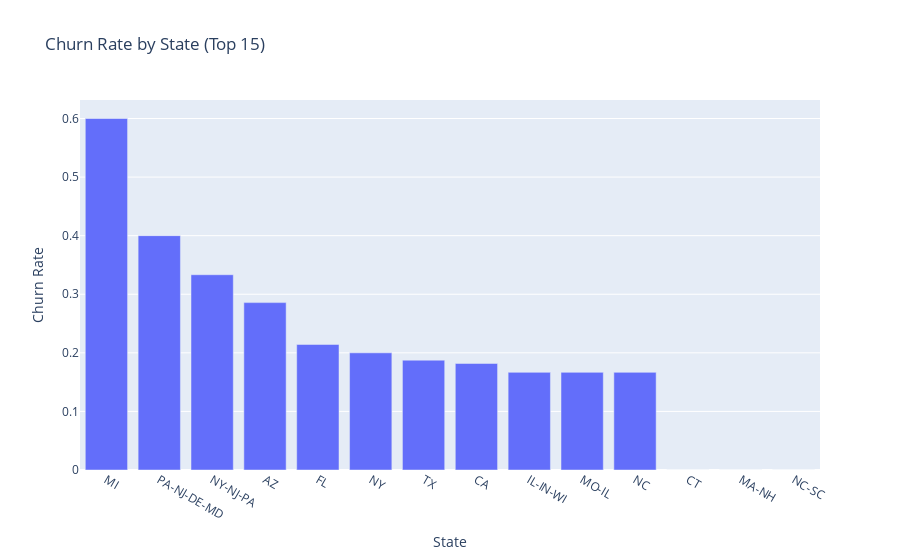

Source (notebook cell):
### Code cell
# Churn analysis by demographics
churn_by_gender = dataframe_filled.groupby(['userId', 'gender'])['is_churned'].first().groupby('gender').agg(['sum', 'count'])
churn_by_gender['churn_rate'] = churn_by_gender['sum'] / churn_by_gender['count']

print("Churn rate by gender:")
print(churn_by_gender[['churn_rate']])

# Churn by state (top 10 states)
user_state = dataframe_filled.groupby('userId')[['state', 'is_churned']].first()
state_churn = user_state.groupby('state')['is_churned'].agg(['sum', 'count'])
state_churn['churn_rate'] = state_churn['sum'] / state_churn['count']
state_churn = state_churn[state_churn['count'] >= 5].sort_values('churn_rate', ascending=False)

fig = px.bar(x=state_churn.index[:15], y=state_churn['churn_rate'][:15],
             title='Churn Rate by State (Top 15)',
             labels={'x': 'State', 'y': 'Churn Rate'})
fig.show()

# Churn by subscription level
level_churn = dataframe_filled.groupby(['userId', 'level'])['is_churned'].first().groupby('level').agg(['sum', 'count'])
level_churn['churn_rate'] = level_churn['sum'] / level_churn['count']

fig = px.bar(x=level_churn.index, y=level_churn['churn_rate'],
             title='Churn Rate by Subscription Level',
             labels={'x': 'Level', 'y': 'Churn Rate'})
fig.show()

### Figure 1 — Plotly figure (JSON) as saved in the notebook; plotly's stock layout.template omitted (floating-point values rounded to 4 significant figures)
{"data": [{"hovertemplate": "State=%{x}<br>Churn Rate=%{y}<extra></extra>", "legendgroup": "", "marker": {"color": "#636efa", "pattern": {"shape": ""}}, "name": "", "orientation": "v", "showlegend": false, "textposition": "auto", "type": "bar", "x": ["MI", "PA-NJ-DE-MD", "NY-NJ-PA", "AZ", "FL", "NY", "TX", "CA", "IL-IN-WI", "MO-IL", "NC", "CT", "MA-NH", "NC-SC"], "xaxis": "x", "y": [0.6, 0.4, 0.3333, 0.2857, 0.2143, 0.2, 0.1875, 0.1818, 0.1667, 0.1667, 0.1667, 0.0, 0.0, 0.0], "yaxis": "y"}], "layout": {"barmode": "relative", "legend": {"tracegroupgap": 0}, "title": {"text": "Churn Rate by State (Top 15)"}, "xaxis": {"anchor": "y", "domain": [0, 1], "title": {"text": "State"}}, "yaxis": {"anchor": "x", "domain": [0, 1], "title": {"text": "Churn Rate"}}}}
